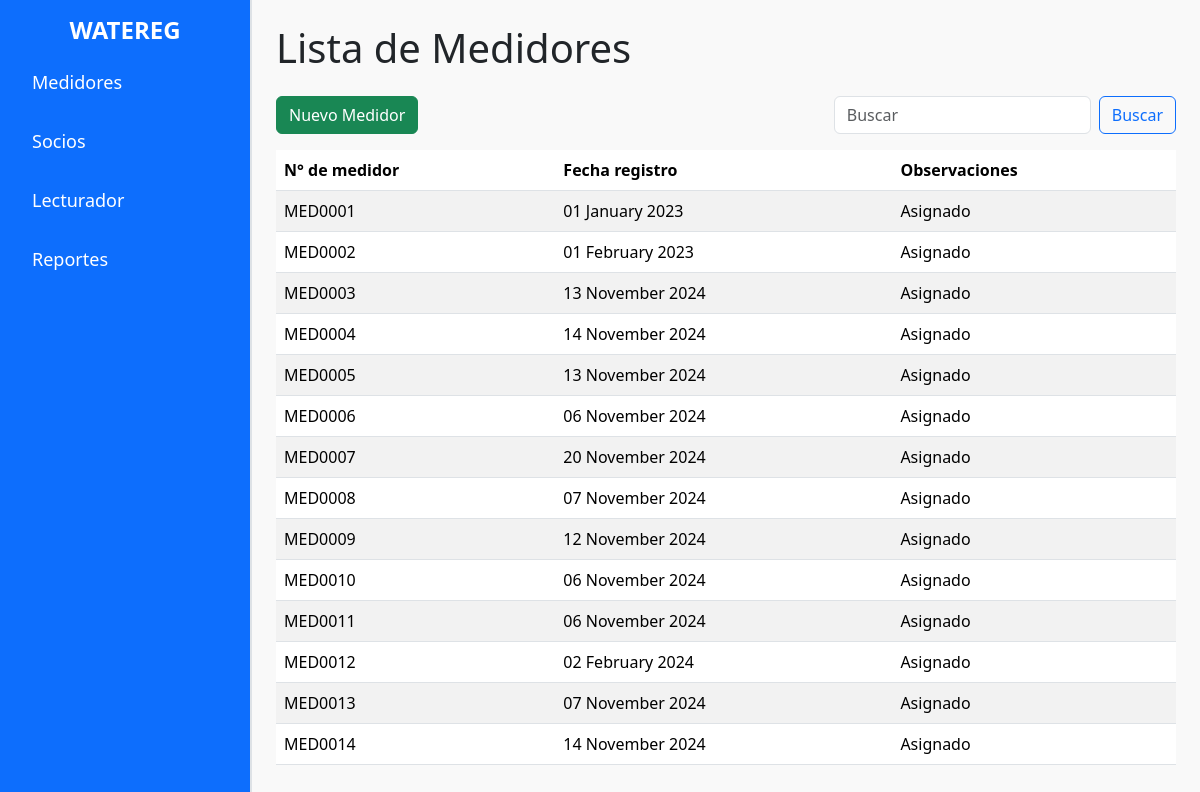
Before: / with the older database file.
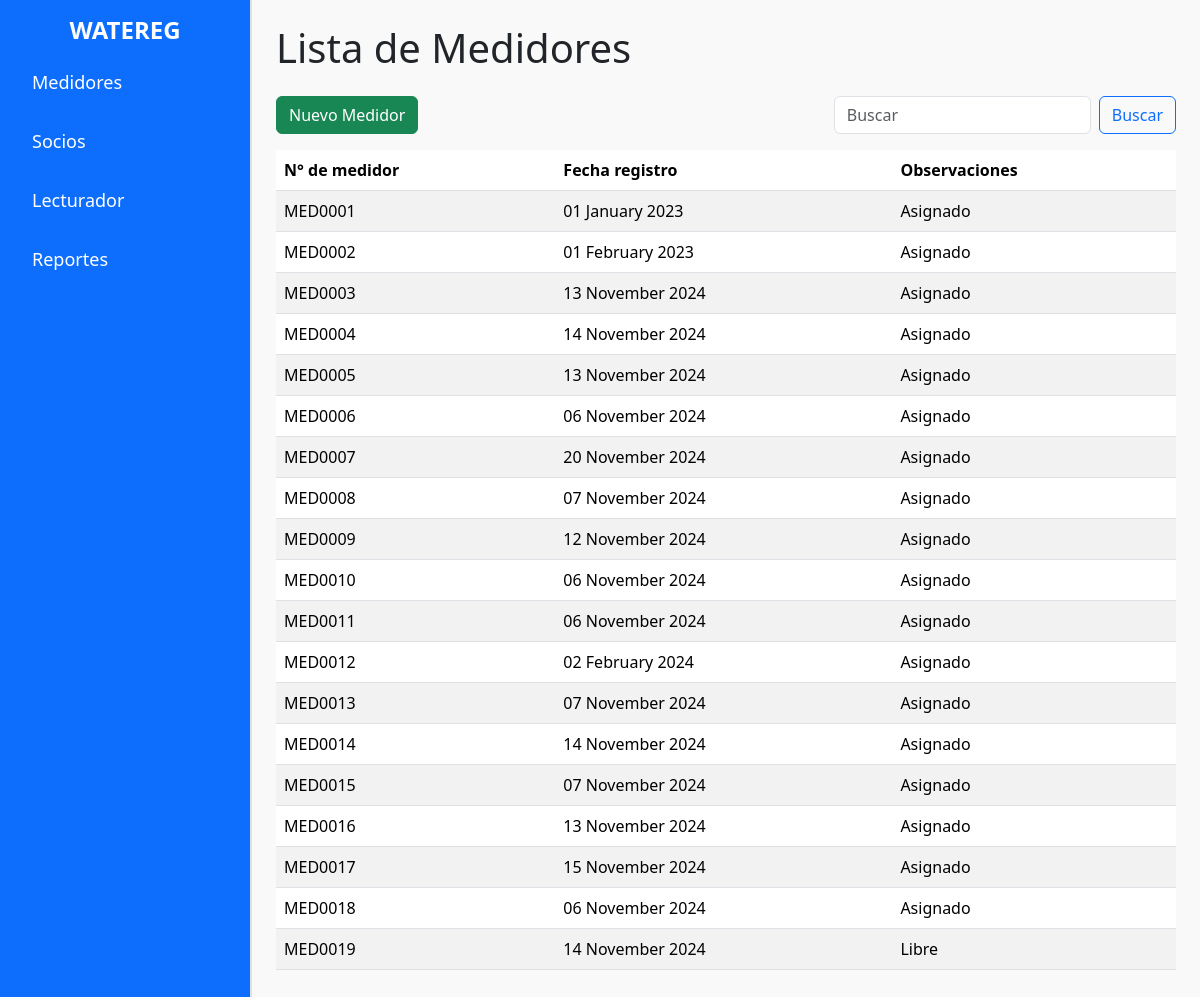
After: the same page with the newer database file.
### tables this page shows
CREATE TABLE `medidor` (
  `id_medidor` bigint(20) NOT NULL,
  `marca` varchar(255) DEFAULT NULL,
  `modelo` varchar(255) DEFAULT NULL,
  `fecha` date DEFAULT NULL
);

### index.php (the view, shortened to what this page needs)
<?php
include 'conexion.php';
$busqueda = isset($_GET['buscar']) ? $_GET['buscar'] : '';
$sql = "
    SELECT
        medidor.id_medidor,
        medidor.marca,
        medidor.modelo,
        medidor.fecha,
        CASE
            WHEN asignacion_medidor.id_medidor IS NOT NULL THEN 'Asignado'
            ELSE 'Libre'
        END AS estado
    FROM medidor
    LEFT JOIN asignacion_medidor ON medidor.id_medidor = asignacion_medidor.id_medidor
";
$resultado = $conexion->query($sql);
?>
<!DOCTYPE html>
<html lang="es">
<head>
    <link rel="stylesheet" href="css/bootstrap.min.css">
    <link rel="stylesheet" href="css/styles.css">
</head>
<body>
    <div class="d-flex">
        <div class="sidebar bg-primary text-white p-3">
            <h2 class="sidebar-title">WATEREG</h2>
            <ul class="nav flex-column">
                <li class="nav-item">
                    <a class="nav-link text-white" href="index.php">Medidores</a>
                </li>
                <li class="nav-item">
                    <a class="nav-link text-white" href="socios.php">Socios</a>
                </li>
                <li class="nav-item">
                    <a class="nav-link text-white" href="lecturador.php">Lecturador</a>
                </li>
                <li class="nav-item">
                    <a class="nav-link text-white" href="pagos.php">Reportes</a>
                </li>
            </ul>
        </div>
        <div class="content flex-grow-1 p-4">
            <h1 class="mb-4">Lista de Medidores</h1>
            <div class="d-flex justify-content-between mb-3">
                <button class="btn btn-success" onclick="window.location.href='registrar_medidor.php'">Nuevo Medidor</button>
                <form class="d-flex" method="GET" action="index.php">
                    <input class="form-control me-2" type="search" name="buscar" placeholder="Buscar" value="<?= htmlspecialchars($busqueda) ?>" aria-label="Buscar">
                    <button class="btn btn-outline-primary" type="submit">Buscar</button>
                </form>
            </div>
            <table class="table table-striped">
                <thead>
                    <tr>
                        <th scope="col">N° de medidor</th>
                        <th scope="col">Fecha registro</th>
                        <th scope="col">Observaciones</th>
                    </tr>
                </thead>
                <tbody>
                    <?php if ($resultado->num_rows > 0): ?>
                        <?php while ($fila = $resultado->fetch_assoc()): ?>
                            <tr>
                                <td>MED<?= str_pad($fila['id_medidor'], 4, '0', STR_PAD_LEFT) ?></td>
                                <td><?= date("d F Y", strtotime($fila['fecha'])) ?></td>
                                <td><?= htmlspecialchars($fila['estado']) ?></td>
                            </tr>
                        <?php endwhile; ?>
                    <?php else: ?>
                        <tr>
                            <td colspan="3" class="text-center">No se encontraron resultados</td>
                        </tr>
                    <?php endif; ?>
                </tbody>
            </table>
        </div>
    </div>
</body>
</html>

### css/styles.css (style rules this page uses)
.sidebar { width: 250px; min-height: 100vh; }
.sidebar-title { font-size: 24px; font-weight: bold; margin-bottom: 1rem; text-align: center; }
.nav-link { font-size: 18px; margin-bottom: 1rem; }
.content { background-color: #f9f9f9; border-left: 2px solid #dee2e6; }

Changed rows visible on the page:
added medidor: id_medidor "0015", fecha "07 November 2024", estado "Asignado"
added medidor: id_medidor "0016", fecha "13 November 2024", estado "Asignado"
added medidor: id_medidor "0017", fecha "15 November 2024", estado "Asignado"
added medidor: id_medidor "0018", fecha "06 November 2024", estado "Asignado"
added medidor: id_medidor "0019", fecha "14 November 2024", estado "Libre"
